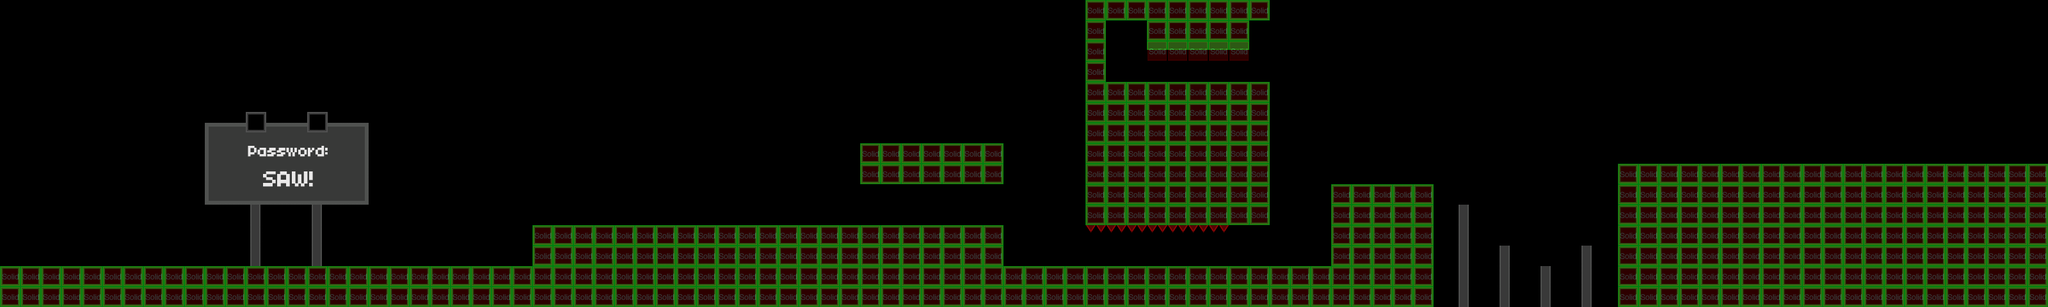

Tiled map render using the project's own tile images. Description and the map definition, with tile-layer contents summarised, below:
An orthogonal 100x15 tile map with 32x32 px tiles, 4 tile layers (Parallax_layer1, foreground, background, collision), 2 tilesets and 24 objects (8x HurtEntity, 8x SawEntity, 2x JumpEntity2, StartCount, mainPlayer, ...).

<map version="1.0" orientation="orthogonal" width="100" height="15" tilewidth="32" tileheight="32">
 <properties>
  <property name="background_color" value="#00C0FF" />
 </properties>
 <tileset firstgid="1" name="area01_level_tiles" tilewidth="32" tileheight="32">
  <image source="tileset/tileset.png" width="1614" height="960" />
 </tileset>
 <tileset firstgid="1501" name="metatiles32x32" tilewidth="32" tileheight="32">
  <image source="tileset/metatiles32x32.png" width="192" height="32" />
  <tile id="0">
   <properties>
    <property name="type" value="solid" />
   </properties>
  </tile>
  <tile id="1">
   <properties>
    <property name="type" value="platform" />
   </properties>
  </tile>
 </tileset>
 <layer name="Parallax_layer1" width="100" height="15">
  <properties>
   <property name="imagesrc" value="parallax" />
  </properties>
  <data>[1500 cells, 0 non-empty, 0 distinct tile ids]</data>
 </layer>
 <layer name="foreground" width="100" height="15">
  <data>[1500 cells, 30 non-empty, 2 distinct tile ids]</data>
 </layer>
 <objectgroup color="#ffff00" name="HurtEntity" width="100" height="15">
  <object name="HurtEntity" x="806" y="380" width="29" height="33" />
  <object name="HurtEntity" x="1101" y="332" width="36" height="32" />
  <object name="HurtEntity" x="1702" y="352" width="216" height="9" />
  <object name="HurtEntity" x="1476" y="245" width="64" height="64" />
  <object name="HurtEntity" x="1414" y="204" width="42" height="32" />
  <object name="HurtEntity" x="2242" y="336" width="114" height="111" />
  <object name="HurtEntity" x="2476" y="337" width="36" height="136" />
  <object name="HurtEntity" x="2357" y="364" width="117" height="110" />
 </objectgroup>
 <objectgroup color="#ff0000" name="SawEntity" width="100" height="15">
  <object name="SawEntity" x="804" y="384" width="64" height="64">
   <properties>
    <property name="image" value="saw2" />
    <property name="spritewidth" value="64" />
   </properties>
  </object>
  <object name="SawEntity" x="1093" y="355" width="64" height="64">
   <properties>
    <property name="image" value="saw2" />
    <property name="spritewidth" value="64" />
   </properties>
  </object>
  <object name="SawEntity" x="1476" y="278" width="64" height="64">
   <properties>
    <property name="image" value="saw2" />
    <property name="spritewidth" value="64" />
   </properties>
  </object>
  <object name="SawEntity" x="1408" y="229" width="64" height="64">
   <properties>
    <property name="image" value="saw2" />
    <property name="spritewidth" value="64" />
   </properties>
  </object>
  <object name="SawEntity" x="2256" y="304" width="64" height="64">
   <properties>
    <property name="image" value="saw2" />
    <property name="spritewidth" value="64" />
   </properties>
  </object>
  <object name="SawEntity" x="2320" y="368" width="64" height="64">
   <properties>
    <property name="image" value="saw2" />
    <property name="spritewidth" value="64" />
   </properties>
  </object>
  <object name="SawEntity" x="2448" y="368" width="64" height="64">
   <properties>
    <property name="image" value="saw2" />
    <property name="spritewidth" value="64" />
   </properties>
  </object>
  <object name="SawEntity" x="2384" y="400" width="64" height="64">
   <properties>
    <property name="image" value="saw2" />
    <property name="spritewidth" value="64" />
   </properties>
  </object>
 </objectgroup>
 <layer name="background" width="100" height="15">
  <data>[1500 cells, 499 non-empty, 43 distinct tile ids]</data>
 </layer>
 <objectgroup color="#00ff00" name="Entities" width="100" height="15">
  <object name="StartCount" x="102" y="212" width="62" height="94" />
  <object name="mainPlayer" x="103" y="212" width="32" height="32">
   <properties>
    <property name="image" value="gripe_run_right" />
    <property name="spritewidth" value="64" />
   </properties>
  </object>
  <object name="Initial" x="101" y="212" width="64" height="96" />
  <object name="me.LevelEntity" x="2875" y="130" width="64" height="64">
   <properties>
    <property name="duration" value="50" />
    <property name="fade" value="#000000" />
    <property name="to" value="level08" />
   </properties>
  </object>
  <object name="Final" x="2875" y="178" width="64" height="64" />
 </objectgroup>
 <layer name="collision" width="100" height="15" opacity="0.22">
  <data>[1500 cells, 452 non-empty, 1 distinct tile ids]</data>
 </layer>
 <objectgroup color="#00aaff" name="JumpEntity" width="100" height="15">
  <object name="JumpEntity2" x="2368" y="256" width="32" height="32">
   <properties>
    <property name="image" value="jump_up" />
    <property name="spritewidth" value="32" />
   </properties>
  </object>
  <object name="JumpEntity2" x="2400" y="256" width="32" height="32">
   <properties>
    <property name="image" value="jump_up" />
    <property name="spritewidth" value="32" />
   </properties>
  </object>
 </objectgroup>
 <objectgroup name="CollectEntity" width="100" height="15">
  <object name="CollectEntity" x="1729" y="57" width="42" height="54">
   <properties>
    <property name="image" value="collect" />
    <property name="spritewidth" value="32" />
   </properties>
  </object>
 </objectgroup>
</map>
